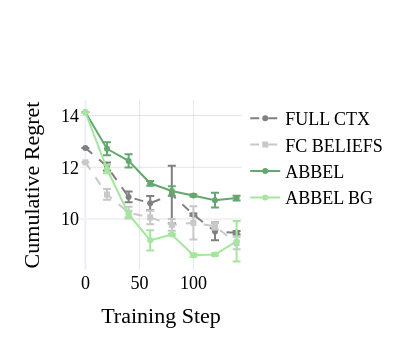

The notebook cell saved with this chart:
### Code cell
import numpy as np
import plotly.graph_objects as go
import plotly.express as px
import plotly.io as pio

# Data from the user
X = [0, 20, 40, 60, 80, 100, 120, 140]
X_rev = X[::-1]
def get_line_and_err(data_from_seeds):
    d = np.array(data_from_seeds)
    return d.mean(axis=0).tolist(), (d.mean(axis=0)-d.min(axis=0)).tolist()
# vanilla_performance_1 = [41.80, 54, 66, 70, 79, 75.78, 74.2, 71.7]
# vanilla_performance_2 = [41.80, 51.563, 57.812, 53.125, 46.875, 69.531, 79.688, 78.125]
# belief_prompting_differenent_messages_performance_1 = [45.12, 58, 62.6, 68.75, 67.7, 60.156, 74.8, 78.5]
# belief_prompting_differenent_messages_performance_2 = [45.12, 64.06, 67.97, 75, 69.53, 74.22, 68.75, 75.781]
# seed_1_ABBEL_data = [21.09, 49.22, 50.78, 60.55, 65.82, 69.14, 69.92, 72.27]
# seed_2_ABBEL_data = [21.09, 59.6, 64.45, 65.82, 68.16, 64.26, 65.23, 66.8]
# # seed_1_ABBEL_belief_grading_performance_grok = [21.09, 55.47, 80.86, 80.86, 76.95,  82.03,  90.6,  91.79]
# # the below are with gemini 3 flash:
# seed_1_ABBEL_belief_grading_performance = [21.09, 59.375, 73.438, 80.469, 86.719,  90.625,  91.406,  90.625]
# seed_2_ABBEL_belief_grading_performance = [21.09, 42.969, 78.906, 85.938, 85.156,  91.406,  91.406,  78.906]

12.75
12.19140625
14.126953125
vanilla_performance_1, vanilla_performance_2 = [[12.75, 11.87890625, 10.6484375, 10.3359375, 9.837890625, 10.12890625, 9.86328125, 9.5390625], [12.75, 12.1875, 11.0625, 10.890625, 12.0546875, 10.2109375, 9.1796875, 9.3984375]]
belief_prompting_differenent_messages_performance_1, belief_prompting_differenent_messages_performance_2 = [[12.19140625, 11.15625, 10.470703125, 10.326171875, 10.00390625, 10.49609375, 9.595703125, 9.31640625], [12.19140625,10.7421875, 10.0234375, 9.796875, 9.546875, 9.2109375, 9.8515625, 8.828125]]
seed_1_ABBEL_data, seed_2_ABBEL_data = [[14.126953125, 12.466796875, 11.990234375, 11.474609375, 10.8984375, 10.8671875, 10.44140625, 10.720703125], [14.126953125, 12.962890625, 12.501953125, 11.2890625, 11.265625, 10.9609375, 11.01171875, 10.896484375]]
seed_1_ABBEL_belief_grading_performance, seed_2_ABBEL_belief_grading_performance =[[14.126953125, 11.765625, 10.3125, 9.5703125, 9.3671875, 8.546875, 8.578125, 8.359375], [14.126953125, 12.1015625, 10.0703125, 8.7890625, 9.4296875, 8.6640625, 8.6796875, 9.921875]]
def standard_error(p, n=512):
    return np.sqrt(p * (100 - p) / n)

# Compute standard errors (percent scale, matching the inputs)
# seed_1_err = [standard_error(p) for p in seed_1_ABBEL_data]
# seed_2_err = [standard_error(p) for p in seed_2_ABBEL_data]
# vanilla_err = [standard_error(p) for p in vanilla_performance]
# belief_err = [standard_error(p) for p in belief_prompting_differenent_messages_performance]
# seed_1_ABBEL_belief_grading_err = [seed_1_err[0]] + [standard_error(p, n=256) for p in seed_1_ABBEL_belief_grading_performance[1:]]

palette = px.colors.qualitative.Dark24
colors = [palette[i] for i in [1, 6, 15, 19, 10]]

fig = go.Figure()
vanilla_performance, vanilla_err = get_line_and_err([vanilla_performance_1, vanilla_performance_2])
belief_prompting_performance, belief_prompting_err = get_line_and_err([belief_prompting_differenent_messages_performance_1, belief_prompting_differenent_messages_performance_2])
abbel_performance, abbel_err = get_line_and_err([seed_1_ABBEL_data, seed_2_ABBEL_data])
abbel_bg_performance, abbel_bg_err = get_line_and_err([seed_1_ABBEL_belief_grading_performance, seed_2_ABBEL_belief_grading_performance])
fig.add_trace(go.Scatter(
    x=X, y=vanilla_performance, mode="lines+markers", name="FULL CTX",
    line=dict(color="rgb(128, 128, 128)", dash='dash'),
    error_y=dict(type="data", array=vanilla_err, visible=True)
))
fig.add_trace(go.Scatter(
    x=X, y=belief_prompting_performance, mode="lines+markers", name="FC BELIEFS",
    line=dict( color="rgb(200, 200, 200)", dash="dash"), marker=dict(symbol="square"),
    error_y=dict(type="data", array=belief_prompting_err, visible=True)
))
fig.add_trace(go.Scatter(
    x=X, y=abbel_performance, mode="lines+markers", name="ABBEL",
    line=dict(color="rgb(100, 168, 112)"),
    error_y=dict(type="data", array=abbel_err, visible=True)
))
fig.add_trace(go.Scatter(
    x=X, y=abbel_bg_performance, mode="lines+markers", name="ABBEL BG",
    line=dict(color="rgb(164, 230, 157)"),
    error_y=dict(type="data", array=abbel_bg_err, visible=True)
))

fig.update_layout(
    # title={'text': "Test Performance Over Training", 'x': 0.5, 'xanchor': 'center'},
    font=dict(family='Times New Roman', size=18, color='black'),
    xaxis_title="Training Step",
    # yaxis_title="Test Success Rate (%)",
    yaxis_title="Cumulative Regret",
    xaxis=dict(range=[-5, 145], gridcolor="rgba(0,0,0,0.1)"),
    yaxis=dict(gridcolor="rgba(0,0,0,0.1)"),
    # legend=dict(orientation="h", yanchor="bottom", y=1.02, xanchor="right", x=1),
    template="plotly_white",
    width=400,
    height=350,
    # margin=dict(l=60, r=20, t=70, b=60)
)

# Save to files
# html_path = "/mnt/data/success_plot_plotly.html"
# png_path = "/mnt/data/success_plot_plotly.png"
pdf_path = "figures/regret_plot.pdf"
# fig.write_html(html_path, include_plotlyjs="cdn")

# Try saving PNG (requires kaleido). Wrap in try/except in case it's not available.
png_saved = True
fig.write_image(pdf_path)

# try:
#     fig.write_image(png_path, scale=2, width=1200, height=700)
# except Exception as e:
#     png_saved = False
#     png_error = repr(e)

# Show the interactive figure in the notebook
fig # , {"html_path": html_path, "png_path": png_path, "png_saved": png_saved}

### Figure 1 — Plotly figure (JSON) as saved in the notebook; plotly's stock layout.template omitted (floating-point values rounded to 4 significant figures)
{"data": [{"error_y": {"array": [0, 0.1543, 0.207, 0.2773, 1.108, 0.04102, 0.3418, 0.07031], "type": "data", "visible": true}, "line": {"color": "rgb(128, 128, 128)", "dash": "dash"}, "mode": "lines+markers", "name": "FULL CTX", "type": "scatter", "x": [0, 20, 40, 60, 80, 100, 120, 140], "y": [12.75, 12.03, 10.86, 10.61, 10.95, 10.17, 9.521, 9.469]}, {"error_y": {"array": [0, 0.207, 0.2236, 0.2646, 0.2285, 0.6426, 0.1279, 0.2441], "type": "data", "visible": true}, "line": {"color": "rgb(200, 200, 200)", "dash": "dash"}, "marker": {"symbol": "square"}, "mode": "lines+markers", "name": "FC BELIEFS", "type": "scatter", "x": [0, 20, 40, 60, 80, 100, 120, 140], "y": [12.19, 10.95, 10.25, 10.06, 9.775, 9.854, 9.724, 9.072]}, {"error_y": {"array": [0, 0.248, 0.2559, 0.09277, 0.1836, 0.04688, 0.2852, 0.08789], "type": "data", "visible": true}, "line": {"color": "rgb(100, 168, 112)"}, "mode": "lines+markers", "name": "ABBEL", "type": "scatter", "x": [0, 20, 40, 60, 80, 100, 120, 140], "y": [14.13, 12.71, 12.25, 11.38, 11.08, 10.91, 10.73, 10.81]}, {"error_y": {"array": [0, 0.168, 0.1211, 0.3906, 0.03125, 0.05859, 0.05078, 0.7812], "type": "data", "visible": true}, "line": {"color": "rgb(164, 230, 157)"}, "mode": "lines+markers", "name": "ABBEL BG", "type": "scatter", "x": [0, 20, 40, 60, 80, 100, 120, 140], "y": [14.13, 11.93, 10.19, 9.18, 9.398, 8.605, 8.629, 9.141]}], "layout": {"font": {"color": "black", "family": "Times New Roman", "size": 18}, "height": 350, "width": 400, "xaxis": {"gridcolor": "rgba(0,0,0,0.1)", "range": [-5, 145], "title": {"text": "Training Step"}}, "yaxis": {"gridcolor": "rgba(0,0,0,0.1)", "title": {"text": "Cumulative Regret"}}}}
